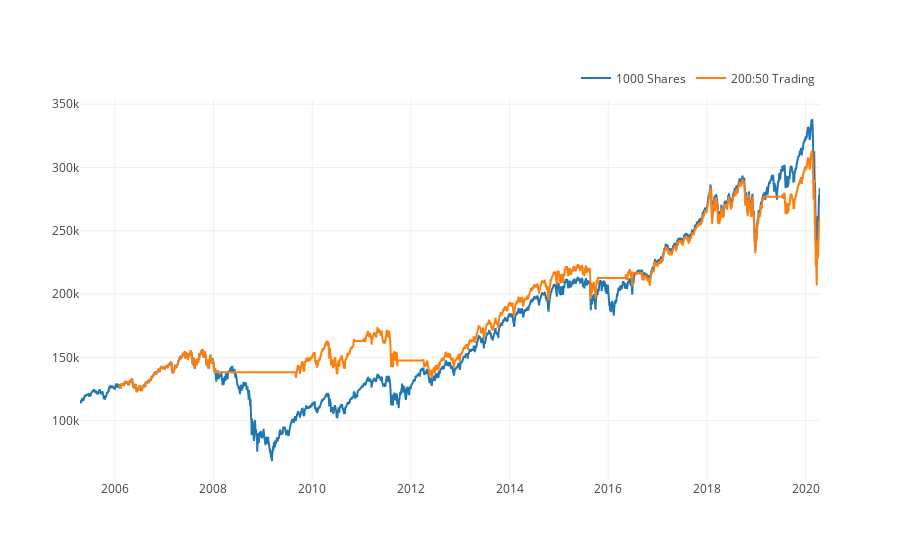
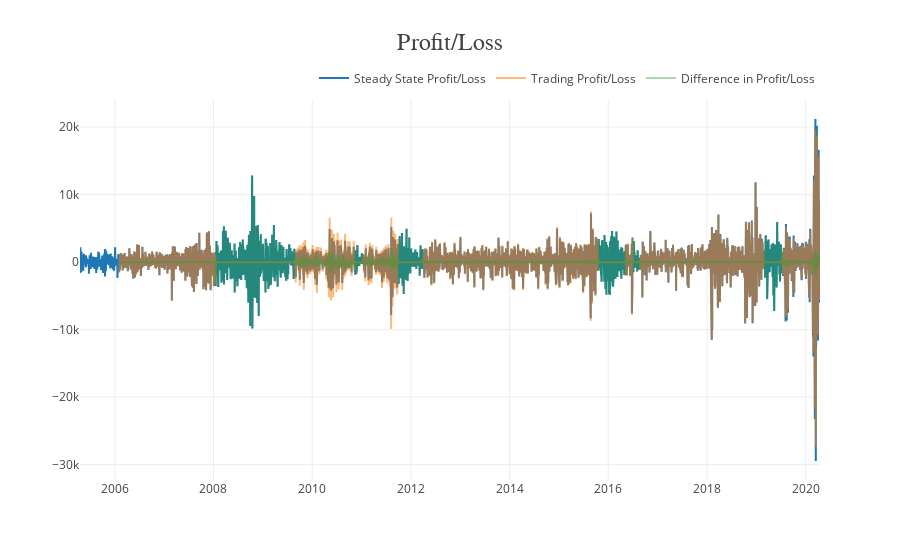

Here is the notebook cell these charts were saved with, in order:
### Code cell
algo(df, 200, 50, 1000)

### Figure 1 — Plotly figure (JSON) as saved in the notebook; plotly's stock layout.template omitted (floating-point values rounded to 4 significant figures; data arrays with more than 128 entries replaced by an {"elided": "..."} marker saying what was removed)
{"data": [{"mode": "lines", "name": "1000 Shares", "type": "scatter", "x": {"elided": "3776 str values"}, "y": {"elided": "3776 float values"}}, {"mode": "lines", "name": "200:50 Trading", "type": "scatter", "x": {"elided": "3776 str values"}, "y": {"elided": "3776 float values"}}], "layout": {"legend": {"orientation": "h", "x": 1, "xanchor": "right", "y": 1.02, "yanchor": "bottom"}}}

### Figure 2 — Plotly figure (JSON) as saved in the notebook; plotly's stock layout.template omitted (floating-point values rounded to 4 significant figures; data arrays with more than 128 entries replaced by an {"elided": "..."} marker saying what was removed)
{"data": [{"mode": "lines", "name": "Steady State Profit/Loss", "type": "scatter", "x": {"elided": "3776 str values"}, "y": {"elided": "3776 float values"}}, {"mode": "lines", "name": "Trading Profit/Loss", "opacity": 0.55, "type": "scatter", "x": {"elided": "3776 str values"}, "y": {"elided": "3776 float values"}}, {"mode": "lines", "name": "Difference in Profit/Loss", "opacity": 0.4, "type": "scatter", "x": {"elided": "3776 str values"}, "y": {"elided": "3776 float values"}}], "layout": {"legend": {"orientation": "h", "x": 1, "xanchor": "right", "y": 1.02, "yanchor": "bottom"}, "title": {"text": "Profit/Loss"}}}
